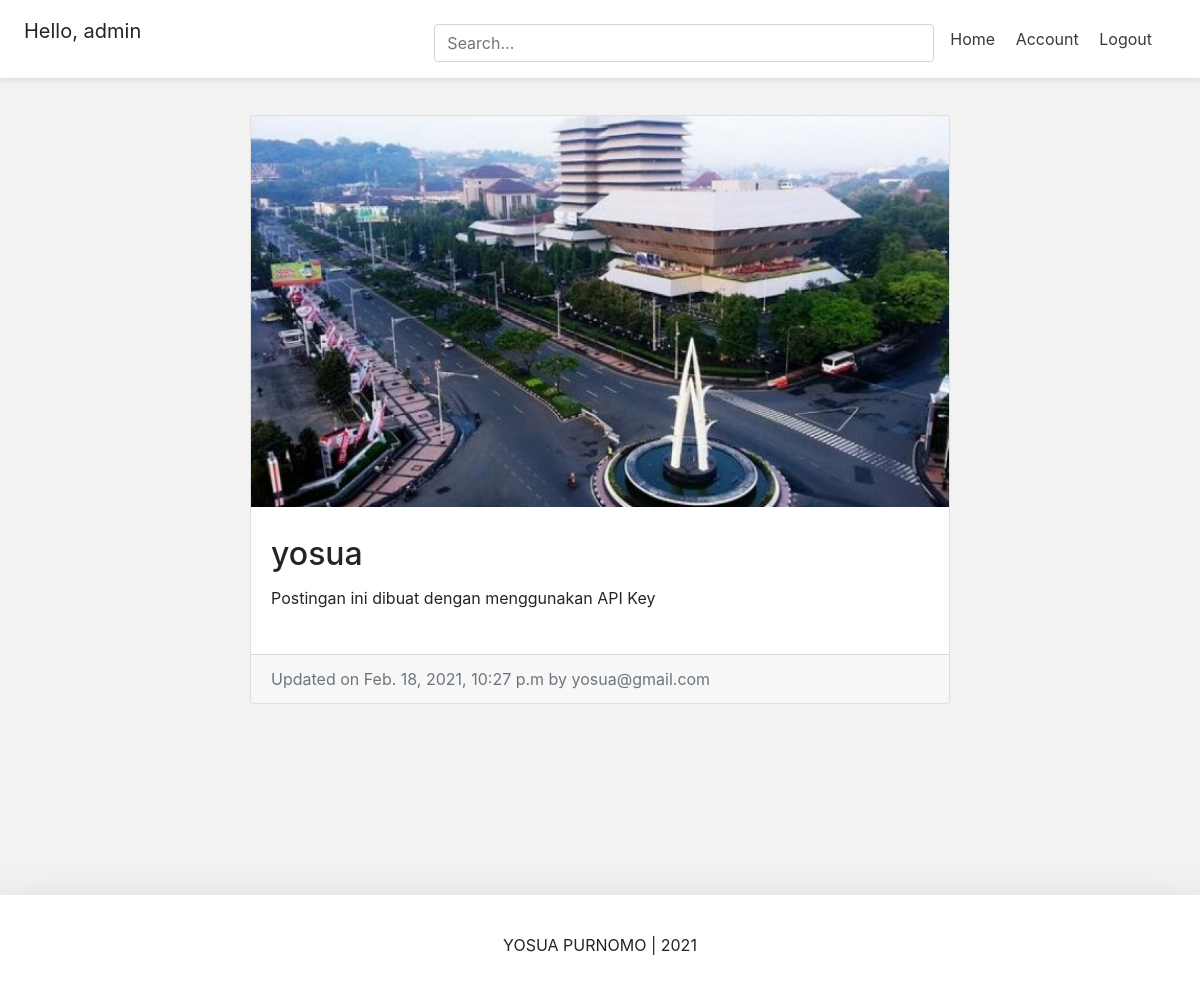
Screenshot of /post/yosua-1/ (signed in) with the database file from the repository.
### Account/models.py (models this page shows, shortened)
class Account(AbstractBaseUser):
	email 			= models.EmailField(verbose_name='email', max_length=60, unique=True)
	username 		= models.CharField(max_length=30, unique=True)
	date_joined		= models.DateTimeField(verbose_name='date joined', auto_now_add=True)
	last_login		= models.DateTimeField(verbose_name='last login', auto_now=True)
	is_admin		= models.BooleanField(default=False)
	is_active		= models.BooleanField(default=True)
	is_staff		= models.BooleanField(default=False)
	is_superuser	= models.BooleanField(default=False)
	USERNAME_FIELD = 'email'
	REQUIRED_FIELDS = ['username']
	objects = AccountManage()
	def __str__(self):
		return self.email

### Post/models.py (models this page shows, shortened)
class PostModel(models.Model):
	caption			= models.TextField(max_length=5000, null=False, blank=True)
	image			= models.ImageField(upload_to=upload_location, null=False, blank=True)
	date_published	= models.DateTimeField(auto_now_add=True, verbose_name='date published')
	date_updated	= models.DateTimeField(auto_now=True, verbose_name='date updated')
	author			= models.ForeignKey(settings.AUTH_USER_MODEL, on_delete=models.CASCADE)
	slug 			= models.SlugField(blank=True, unique=True)

### Post/views.py (the view)
# urls.py: path('<slug>/', detail_view.as_view(), name='detail'),
class detail_view(DetailView):
	model = PostModel
	template_name = 'post/detail.html'
	context_object_name = 'post_model'

### Post/templates/post/detail.html (shortened to what this page needs)
{% extends 'base.html' %}
{% load static %}
{% block content %}
<link rel="stylesheet" type="text/css" href="{% static "post/detail.css" %}">
<div class="container">
	<div class="row">
		<div class="card m-auto">
			<img class="card-img-top" src="{{post_model.image.url}}">
			<div class="card-body my-2">
				<h2 class="card-title">{{post_model.author.username}}</h2>
				<p class="card-text">{{post_model.caption|linebreaksbr}}</p>
			</div>
			<div class="card-footer text-muted">
				Updated on {{post_model.date_updated}} by {{post_model.author}}
			</div>
		</div>
	</div>
</div>
{% endblock content %}

### templates/snippets/header.html (shortened to what this page needs)
{% load static %}
<link rel="stylesheet" type="text/css" href="{% static "css/header.css" %}">
<div class="d-flex flex-column flex-md-row align-items-center p-3 px-md-4 mb-3 bg-white border-bottom shadow-sm">
  <h5 class="my-0 mr-md-auto font-weight-normal">
  	{% if request.user.is_authenticated %}
  		<p>Hello, {{request.user.username}}</p>
  	{% endif %}
  </h5>
  <div class="search-bar mt-sm-2 mr-2">
  	<form onsubmit="return executeQuery();">
  		<input type="text" class="form-control" name="q" id="id_q" placeholder="Search...">
  	</form>
  </div>
  <nav class="my-2 my-md-0 mr-md-3">
  	{% if request.user.is_authenticated %}
	  	<a class="p-2 text-dark" href="{% url 'home' %}">Home</a>
	    <a class="p-2 text-dark" href="{% url 'account' %}">Account</a>
	    <a class="p-2 text-dark" href="{% url 'logout' %}">Logout</a>
	{% else %}
		<a class="p-2 text-dark" href="{% url 'home' %}">Home</a>
	    <a class="p-2 text-dark" href="{% url 'login' %}">Login</a>
	    <a class="btn btn-outline-primary" href="{% url 'register' %}">Register</a>
	{% endif %}
  </nav>
</div>

### static/css/header.css (style rules this page uses)
@media (min-width: 768px) { html { font-size: 16px; } }
.search-bar { max-width: 500px; width: 100%; }
form { width: 100%; }

### static/css/base.css (style rules this page uses)
body { background-color: #f2f2f2; }

### Post/static/post/detail.css (style rules this page uses)
.card { max-width: 700px; }
.container { padding: 20px; }

### rows the page displays
Account: user.username "admin"
PostModel: image (picture), author.username "yosua", caption "Postingan ini dibuat dengan menggunakan API Key", date_updated "Feb. 18, 2021, 10:27 p.m", author "yosua@gmail.com"
